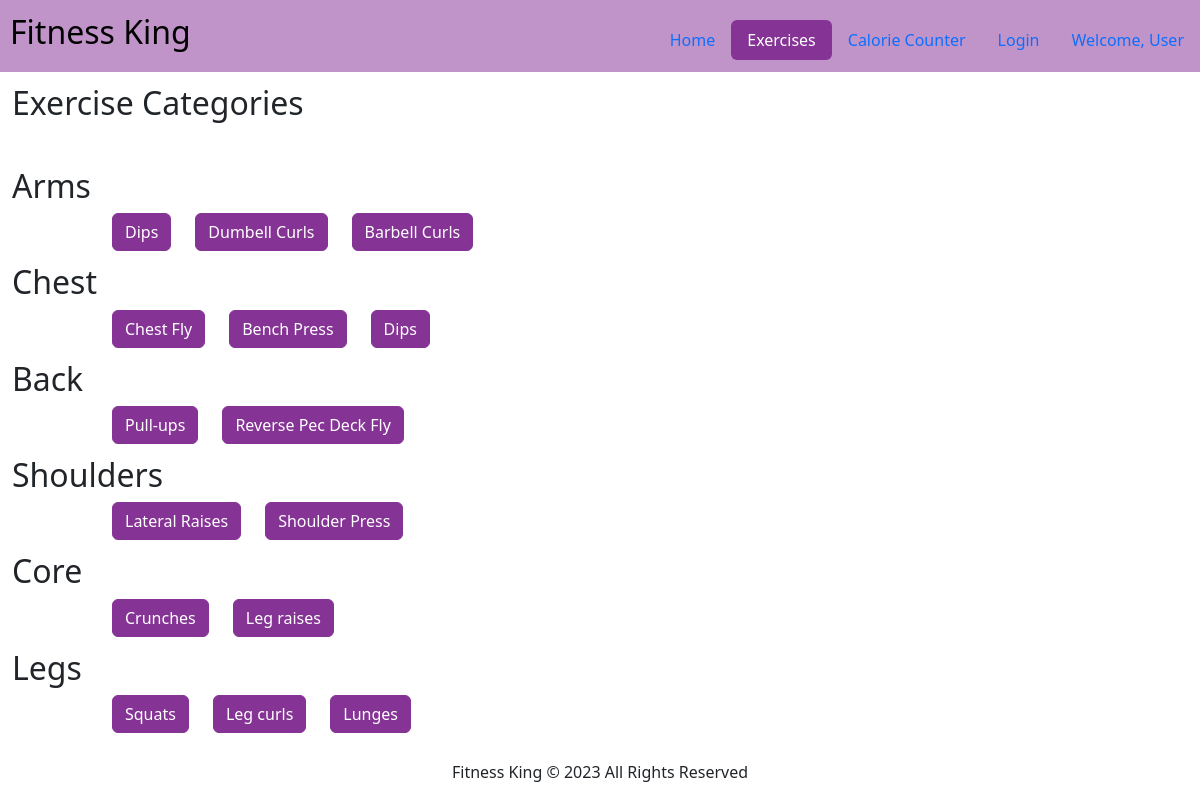
The app's page /Exercises.php with its own data.
### tables this page shows
CREATE TABLE `exercises` (
  `ID` int(11) NOT NULL,
  `exercise_name` varchar(50) NOT NULL,
  `instructions` varchar(1000) NOT NULL,
  `summary` varchar(1000) NOT NULL,
  `furtherInformation` varchar(1000) NOT NULL,
  `video_link` varchar(500) NOT NULL,
  `type` varchar(100) NOT NULL,
  `time` int(100) NOT NULL,
  `calories` int(100) NOT NULL
);

### HTML/Exercises.php (the view, shortened to what this page needs)
<?php
include "config.php";
$sqlarms = "SELECT * FROM exercises WHERE type = 'arms'";
$sqlchest = "SELECT * FROM exercises WHERE type = 'chest'";
$sqlback = "SELECT * FROM exercises WHERE type = 'back'";
$sqlshoulders = "SELECT * FROM exercises WHERE type = 'shoulders'";
$sqlcore = "SELECT * FROM exercises WHERE type = 'core'";
$sqllegs = "SELECT * FROM exercises WHERE type = 'legs'";
$resultarms = mysqli_query($con, $sqlarms);
$resultchest = mysqli_query($con, $sqlchest);
$resultback = mysqli_query($con, $sqlback);
$resultshoulders = mysqli_query($con, $sqlshoulders);
$resultcore = mysqli_query($con, $sqlcore);
$resultlegs = mysqli_query($con, $sqllegs);
?>
<html>
<link href="https://cdn.jsdelivr.net/npm/bootstrap@5.3.0-alpha1/dist/css/bootstrap.min.css" rel="stylesheet">
<head>
<nav class="navbar navbar-expand-lg" style="background-color: #C194C9;">
    <a class="navbar-brand" style="font-size:20px; padding-left:10px;"><h2>Fitness King</h2></a>
    <div class="navbar-collapse" id="navbarSupportedContent">
      <ul class="nav nav-pills ms-auto" style="padding-top:0.75%">
				<li class="nav-item"><a class="nav-link" href="Index.php">Home</a></li>
				<li class="nav-item"><a class="nav-link active" style="background-color: #853394; border-color:#853394;" aria-current="page" href="">Exercises</a></li>
                <li class="nav-item"><a class="nav-link" href="Calories.php">Calorie Counter</a></li>
                <li><?php
                if(!empty($_SESSION["username"]))
                {
                    echo '<li class="nav-item"><a class="nav-link" href="index.php?Logout=" name="Logout" id="Logout">Logout</a></li>';
                }
                else
                {
                    echo '<li class="nav-item"><a class="nav-link" href="login.php">Login</a></li>';
                }
                ?></a></li>
<li class="nav-item"><a class="nav-link" class="user" href="Routines.php">
            Welcome, <?php if(isset($_SESSION['username'])){echo $_SESSION['username'];}
                else echo "User"?>
        </div></a></li>
</nav>
</head>
<body>
<h2 style="padding-left:1%;padding-top:1%;">
    Exercise Categories
</h2>
<br>
<body>
<h2 style="padding-left:1%;padding-top:1%;">
    Arms
</h2>
<div class="row offset-1">
<?php
if (mysqli_num_rows($resultarms) > 0){
while ($row=mysqli_fetch_assoc($resultarms)){
echo"<div class='col-auto'><button class='btn btn-primary' style='background-color: #853394; border-color:#853394;' onclick=document.location='ExerciseDetails.php?ID=" . $row["ID"] . "'>" . $row["exercise_name"] ."</button></div>";
}
}
?>
</div>
<h2 style="padding-left:1%;padding-top:1%;">
    Chest
</h2>
<div class="row offset-1">
<?php
if (mysqli_num_rows($resultchest) > 0){
while ($row=mysqli_fetch_assoc($resultchest)){
echo"<div class='col-auto'><button class='btn btn-primary' style='background-color: #853394; border-color:#853394;' onclick=document.location='ExerciseDetails.php?ID=" . $row["ID"] . "'>" . $row["exercise_name"] ."</button></div>";
}
}
?>
</div>
<h2 style="padding-left:1%;padding-top:1%;">
    Back
</h2>
<div class="row offset-1">
<?php
if (mysqli_num_rows($resultback) > 0){
while ($row=mysqli_fetch_assoc($resultback)){
echo"<div class='col-auto'><button class='btn btn-primary' style='background-color: #853394; border-color:#853394;' onclick=document.location='ExerciseDetails.php?ID=" . $row["ID"] . "'>" . $row["exercise_name"] ."</button></div>";
}
}
?>
</div>
<h2 style="padding-left:1%;padding-top:1%;">
    Shoulders
</h2>
<div class="row offset-1">
<?php
if (mysqli_num_rows($resultshoulders) > 0){
while ($row=mysqli_fetch_assoc($resultshoulders)){
echo"<div class='col-auto'><button class='btn btn-primary' style='background-color: #853394; border-color:#853394;' onclick=document.location='ExerciseDetails.php?ID=" . $row["ID"] . "'>" . $row["exercise_name"] ."</button></div>";
}
}
?>
</div>
<h2 style="padding-left:1%;padding-top:1%;">
    Core
</h2>
<div class="row offset-1">
<?php
if (mysqli_num_rows($resultcore) > 0){
while ($row=mysqli_fetch_assoc($resultcore)){
echo"<div class='col-auto'><button class='btn btn-primary' style='background-color: #853394; border-color:#853394;' onclick=document.location='ExerciseDetails.php?ID=" . $row["ID"] . "'>" . $row["exercise_name"] ."</button></div>";
}
}
?>
</div>
<h2 style="padding-left:1%;padding-top:1%;">
    Legs
</h2>
<div class="row offset-1">
<?php
if (mysqli_num_rows($resultlegs) > 0){
while ($row=mysqli_fetch_assoc($resultlegs)){
echo"<div class='col-auto'><button class='btn btn-primary' style='background-color: #853394; border-color:#853394;' onclick=document.location='ExerciseDetails.php?ID=" . $row["ID"] . "'>" . $row["exercise_name"] ."</button></div>";
}
}
?>
</div>
</body>
<footer style="position: fixed; left: 0; bottom: 0; width: 100%; text-align: center;">
    <p>Fitness King © 2023 All Rights Reserved</p>
</footer>
</html>

### records on screen
exercises: exercise_name "Dips"
exercises: exercise_name "Dumbell Curls"
exercises: exercise_name "Barbell Curls"
exercises: exercise_name "Chest Fly"
exercises: exercise_name "Bench Press"
exercises: exercise_name "Dips"
exercises: exercise_name "Pull-ups"
exercises: exercise_name "Reverse Pec Deck Fly"
exercises: exercise_name "Lateral Raises"
exercises: exercise_name "Shoulder Press"
exercises: exercise_name "Crunches"
exercises: exercise_name "Leg raises"
exercises: exercise_name "Squats"
exercises: exercise_name "Leg curls"
exercises: exercise_name "Lunges"
